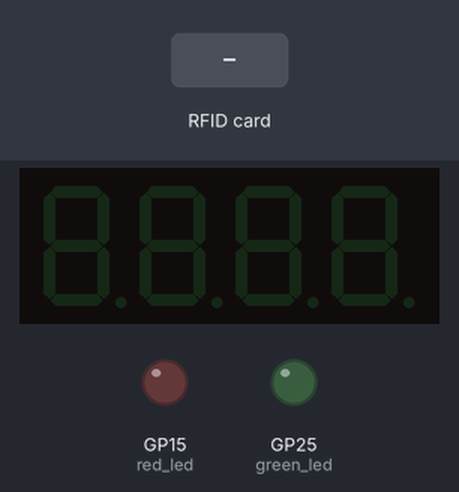
Bench run of a program on a simulated Raspberry Pi Pico running MicroPython. Shown: 4-digit seven-segment display, output pins drawn as LEDs (lit = HIGH). The test bench sets the inputs (shaded band). The interpreter's speed is modelled, so counts of loop turns are approximate; library files of the repository ran but are not shown: mfrc522.py, tm1637.py; pins used as bus, display or sensor lines are not drawn; what the program prints to the serial console is not drawn.

Above: at 1.2 s.
1.3 s: RFID card 20 2E 30 A0 held to the reader
At 2.7 s:
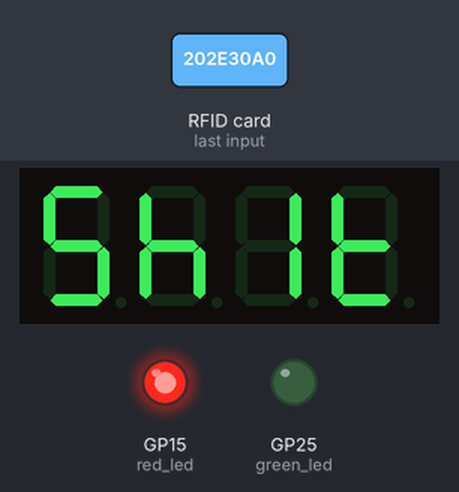
4.3 s: RFID card 5E 7A 19 C4 held to the reader
At 7.6 s:
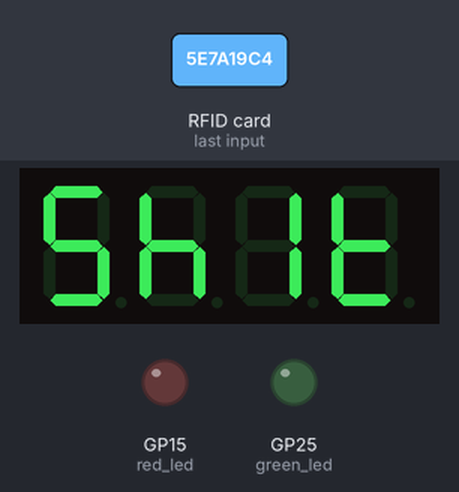
Timing chart, 0 to 9.1 s (numbered marks = the images above; inputs shaded):
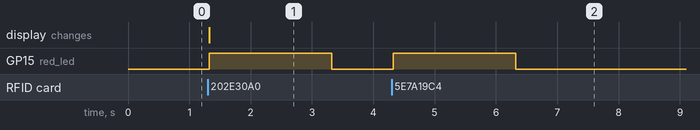

The program:

RFID_Read_1.py
```python
from mfrc522 import MFRC522
from machine import Pin
from machine import Pin, PWM
import utime

import tm1637
from time import sleep_ms,sleep

tm = tm1637.TM1637(clk=Pin(13), dio=Pin(12))

green_led = Pin(25, Pin.OUT)
red_led  = Pin(15, Pin.OUT)

servoPin = PWM(Pin(16))
servoPin.freq(50) #50Hz(20msec...定值，超過會亂動)

def servo(degrees):
    if degrees > 180: degrees = 180
    if degrees < 0: degrees = 0
    #20ms/65535 = 0.0003
    maxDuty = 9000 #9000: 0.0003 x 9000 = 0.9ms
    minDuty = 1000 #1000: 0.0003 x 1000 = 0.3ms
    newDuty = minDuty+(maxDuty-minDuty)*(degrees/180)
    servoPin.duty_u16(int(newDuty))

# 將卡號由 2 進位轉換為 16 進位的字串
def uidToString(uid):
    mystring = ""
    for i in uid:
        mystring = "%02X" % i + mystring
    return mystring

reader = MFRC522(spi_id=0,sck=2,miso=4,mosi=3,cs=26,rst=10)
print("..... 請將卡片靠近感應器.....")

try:
    while True:
        (stat, tag_type) = reader.request(reader.REQIDL)   # 搜尋 RFID 卡片
        if stat == reader.OK:      # 找到卡片
            (stat, uid) = reader.SelectTagSN()
            if stat == reader.OK:
                card_num = uidToString(uid)
                print(".....卡片號碼： %s" % card_num)
                if  card_num == '202E30A0':#'7A811D60':
                    tm.write([0b00000000, 0b00111101, 0b00111111, 0b00000000])
                    for degree in range(0, 180, 1):
                        servo(degree)
                        sleep(0.01)
                    print('....Welcome....')
                    green_led.value(1)   # 讀到授權的卡號後點亮綠色 LED
                    utime.sleep(2)       # 亮 2 秒鐘
                    green_led.value(0)

                else:
                    tm.write([0b01101101, 0b01110100, 0b00000110, 0b01111000])
                    print(".....卡片錯誤.....")
                    red_led.value(1)    # 讀到非授權的卡號後點亮紅色 LED
                    utime.sleep(2)      # 亮 2 秒鐘
                    red_led.value(0)
            else:
                print(".....授權錯誤.....")

except KeyboardInterrupt:
    print(".....Bye.....")
```

Measured:
- after the input at 1.3 s, GP15 (red_led): LOW → HIGH at once, → LOW 2.0 s later; the display: changes at once (image 1)
- after the input at 4.3 s, GP15 (red_led): LOW → HIGH at once, → LOW 2.0 s later
